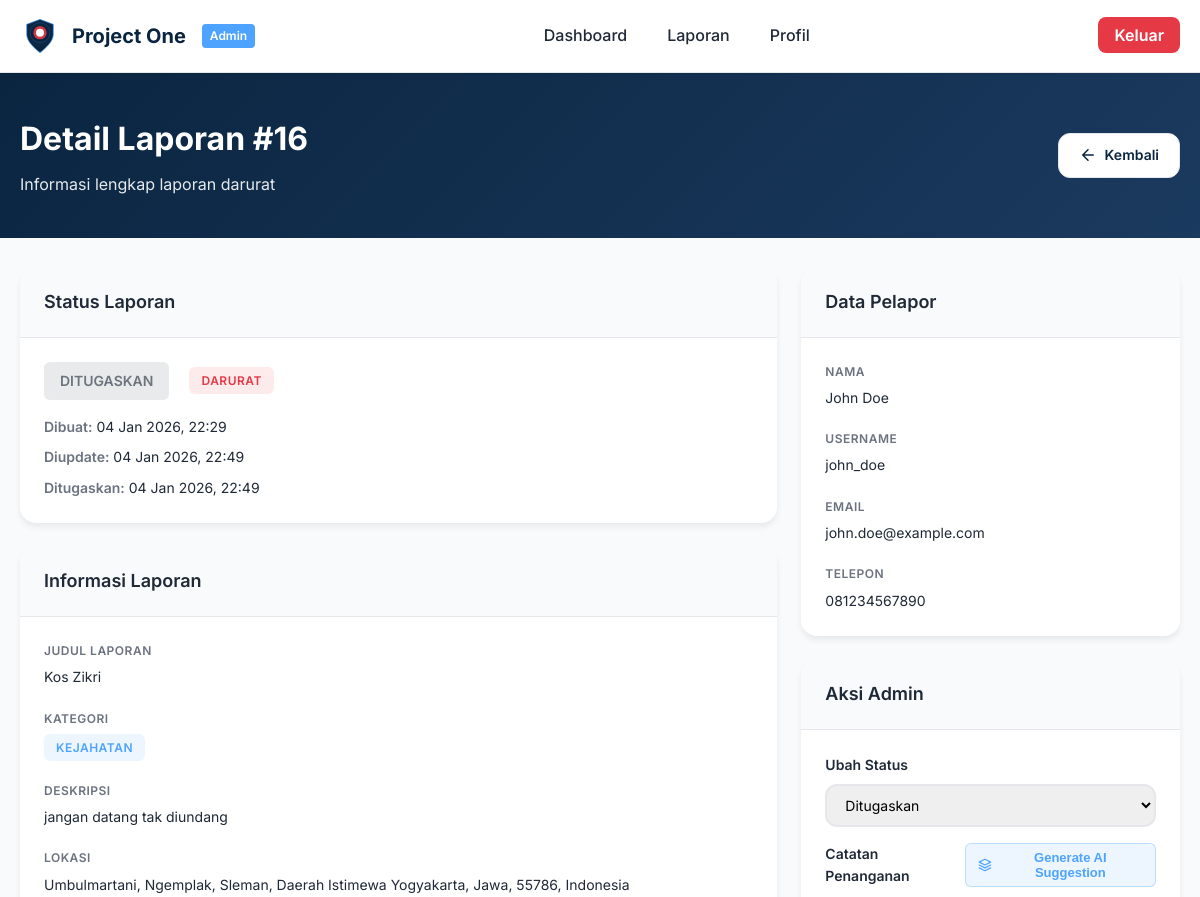
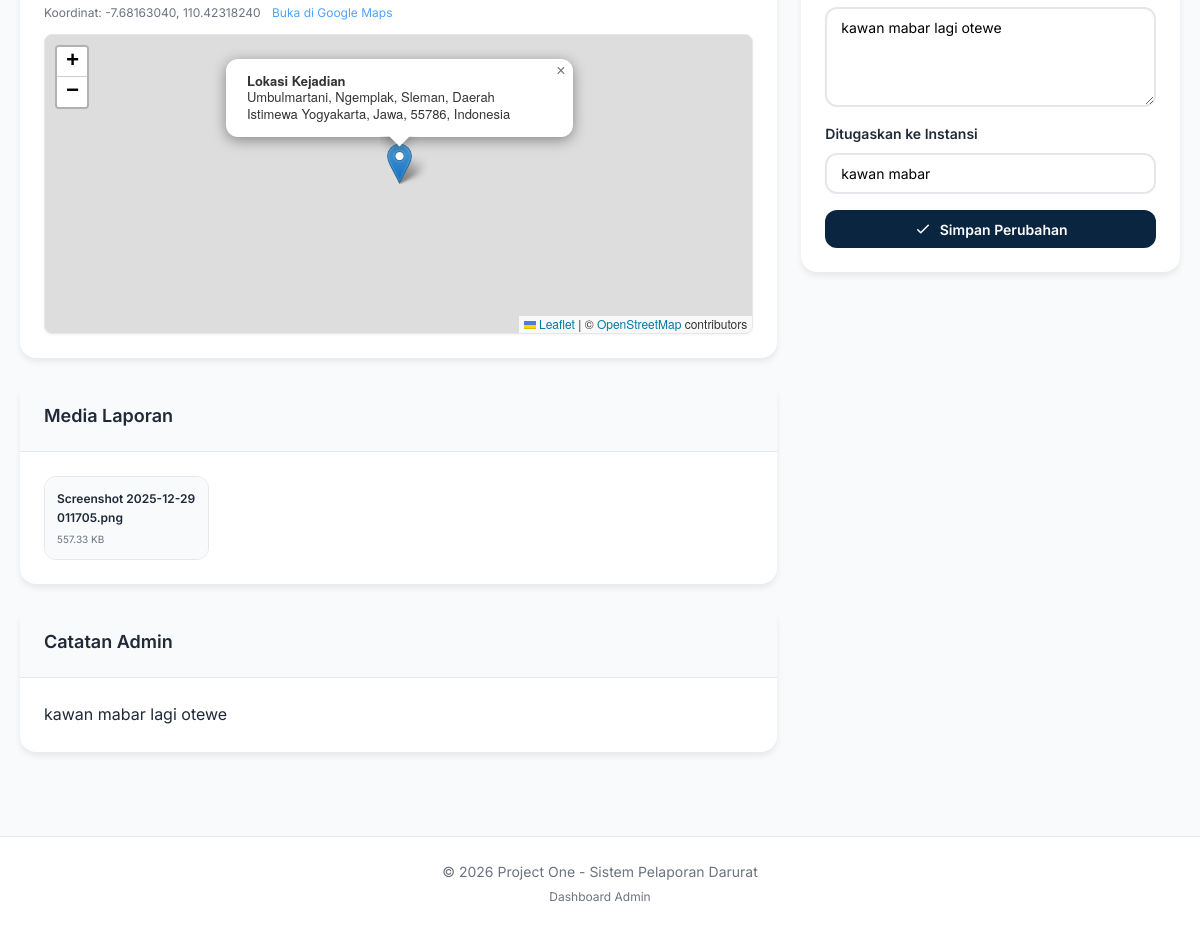
The page /backend/admin/laporan_detail.php?id=16 (signed in) on the database its author committed (2 pictures, top to bottom).
### tables this page shows
CREATE TABLE `reports` (
  `id` int(11) NOT NULL,
  `user_id` int(11) NOT NULL COMMENT 'ID pengguna yang membuat laporan',
  `title` varchar(200) NOT NULL COMMENT 'Judul laporan',
  `category` enum('kecelakaan','kebakaran','medis','kejahatan','bencana','lainnya') NOT NULL COMMENT 'Kategori kejadian',
  `description` text NOT NULL COMMENT 'Deskripsi lengkap kejadian',
  `location` varchar(255) NOT NULL COMMENT 'Lokasi kejadian (alamat)',
  `latitude` decimal(10,8) DEFAULT NULL COMMENT 'Koordinat latitude (untuk GPS)',
  `longitude` decimal(11,8) DEFAULT NULL COMMENT 'Koordinat longitude (untuk GPS)',
  `urgent` tinyint(1) DEFAULT 0 COMMENT 'Flag darurat (1=urgent, 0=normal)',
  `status` enum('pending','processing','dispatched','completed','cancelled') DEFAULT 'pending' COMMENT 'Status laporan',
  `admin_notes` text DEFAULT NULL COMMENT 'Catatan dari admin (dari sistem dispatch)',
  `dispatched_to` varchar(200) DEFAULT NULL COMMENT 'Instansi yang ditugaskan (dari sistem dispatch)',
  `dispatched_at` datetime DEFAULT NULL COMMENT 'Waktu dispatch ke instansi',
  `completed_at` datetime DEFAULT NULL COMMENT 'Waktu laporan selesai',
  `created_at` datetime DEFAULT current_timestamp() COMMENT 'Waktu pembuatan',
  `updated_at` datetime DEFAULT current_timestamp() ON UPDATE current_timestamp() COMMENT 'Waktu update terakhir'
);

CREATE TABLE `report_media` (
  `id` int(11) NOT NULL,
  `report_id` int(11) NOT NULL COMMENT 'ID laporan yang memiliki media ini',
  `file_path` varchar(500) NOT NULL COMMENT 'Path file di server',
  `file_type` varchar(50) DEFAULT NULL COMMENT 'Tipe file',
  `file_size` int(11) DEFAULT NULL COMMENT 'Ukuran file dalam bytes',
  `file_name` varchar(255) DEFAULT NULL COMMENT 'Nama file asli',
  `created_at` datetime DEFAULT current_timestamp() COMMENT 'Waktu upload'
);

CREATE TABLE `users` (
  `id` int(11) NOT NULL,
  `username` varchar(50) NOT NULL COMMENT 'Username untuk login',
  `email` varchar(100) NOT NULL COMMENT 'Email pengguna',
  `password` varchar(255) NOT NULL COMMENT 'Password ter-hash',
  `fullname` varchar(200) NOT NULL COMMENT 'Nama lengkap pengguna',
  `phone` varchar(20) DEFAULT NULL COMMENT 'Nomor telepon (opsional)',
  `status` enum('active','inactive','suspended') DEFAULT 'active' COMMENT 'Status akun pengguna',
  `google_id` varchar(100) DEFAULT NULL COMMENT 'Google OAuth ID',
  `remember_token` varchar(255) DEFAULT NULL COMMENT 'Token untuk remember me',
  `remember_expiry` int(11) DEFAULT NULL COMMENT 'Expiry timestamp untuk remember token',
  `last_login` datetime DEFAULT NULL COMMENT 'Waktu login terakhir',
  `created_at` datetime DEFAULT current_timestamp() COMMENT 'Waktu pembuatan',
  `updated_at` datetime DEFAULT current_timestamp() ON UPDATE current_timestamp() COMMENT 'Waktu update terakhir'
);

### backend/admin/laporan_detail.php (the view, shortened to what this page needs)
<?php
$report_id = isset($_GET['id']) ? (int)$_GET['id'] : 0;
$db = getDB();
$report = null;
$report_media = [];
try {
    $stmt = $db->prepare("
        SELECT r.*, u.username, u.fullname as user_fullname, u.email as user_email, u.phone as user_phone
        FROM reports r
        LEFT JOIN users u ON r.user_id = u.id
        WHERE r.id = :report_id
        LIMIT 1
    ");
    $stmt->execute(['report_id' => $report_id]);
    $report = $stmt->fetch();
    $stmt = $db->prepare("
        SELECT * FROM report_media
        WHERE report_id = :report_id
        ORDER BY created_at ASC
    ");
    $stmt->execute(['report_id' => $report_id]);
    $report_media = $stmt->fetchAll();
} catch (PDOException $e) {
    error_log("Laporan detail error: " . $e->getMessage());
    $error = "Terjadi kesalahan saat memuat data. Silakan coba lagi.";
}
$categories = [
    'kecelakaan' => 'Kecelakaan',
    'kebakaran' => 'Kebakaran',
    'medis' => 'Medis',
    'kejahatan' => 'Kejahatan',
    'bencana' => 'Bencana',
    'lainnya' => 'Lainnya'
];
$statuses = [
    'pending' => 'Menunggu',
    'processing' => 'Diproses',
    'dispatched' => 'Ditugaskan',
    'completed' => 'Selesai',
    'cancelled' => 'Dibatalkan'
];
?>
<!DOCTYPE html>
<html lang="id">
<head>
    <link rel="stylesheet" href="../../frontend/assets/css/admin-dashboard.css">
    <link rel="stylesheet" href="https://unpkg.com/leaflet@1.9.4/dist/leaflet.css" />
</head>
<body>
    <?php include '../partials/admin_navbar.php'; ?>
    <header class="page-header">
        <div class="container">
            <div class="header-content">
                <div>
                    <h1 class="page-title">Detail Laporan #<?php echo $report_id; ?></h1>
                    <p class="page-subtitle">Informasi lengkap laporan darurat</p>
                </div>
                <div class="header-actions">
                    <a href="laporan_list.php" class="btn btn-secondary">
                        <svg viewBox="0 0 24 24" fill="none" xmlns="http://www.w3.org/2000/svg">
                            <path d="M19 12H5M5 12L12 19M5 12L12 5" stroke="currentColor" stroke-width="2" stroke-linecap="round" stroke-linejoin="round"/>
                        </svg>
                        Kembali
                    </a>
                </div>
            </div>
        </div>
    </header>
    <main class="page-main">
        <div class="container">
            <div class="detail-grid">
                <div class="detail-main">
                    <div class="detail-card">
                        <div class="card-header">
                            <h2 class="card-title">Status Laporan</h2>
                        </div>
                        <div class="card-body">
                            <div class="status-display">
                                <span class="status-badge status-<?php echo strtolower($report['status']); ?> large">
                                    <?php echo $statuses[$report['status']] ?? 'Tidak Diketahui'; ?>
                                </span>
                                <?php if ($report['urgent']): ?>
                                    <span class="badge badge-urgent large">DARURAT</span>
                                <?php endif; ?>
                            </div>
                            <div class="status-info">
                                <p><strong>Dibuat:</strong> <?php echo date('d M Y, H:i', strtotime($report['created_at'])); ?></p>
                                <?php if ($report['updated_at'] && $report['updated_at'] != $report['created_at']): ?>
                                    <p><strong>Diupdate:</strong> <?php echo date('d M Y, H:i', strtotime($report['updated_at'])); ?></p>
                                <?php endif; ?>
                                <?php if ($report['dispatched_at']): ?>
                                    <p><strong>Ditugaskan:</strong> <?php echo date('d M Y, H:i', strtotime($report['dispatched_at'])); ?></p>
                                <?php endif; ?>
                            </div>
                        </div>
                    </div>
                    <div class="detail-card">
                        <div class="card-header">
                            <h2 class="card-title">Informasi Laporan</h2>
                        </div>
                        <div class="card-body">
                            <div class="info-row">
                                <label>Judul Laporan</label>
                                <p class="info-value"><?php echo htmlspecialchars($report['title']); ?></p>
                            </div>
                            <div class="info-row">
                                <label>Kategori</label>
                                <p class="info-value">
                                    <span class="badge badge-category">
                                        <?php echo $categories[$report['category']] ?? ucfirst($report['category']); ?>
                                    </span>
                                </p>
                            </div>
                            <div class="info-row">
                                <label>Deskripsi</label>
                                <p class="info-value"><?php echo nl2br(htmlspecialchars($report['description'])); ?></p>
                            </div>
                            <div class="info-row">
                                <label>Lokasi</label>
                                <p class="info-value"><?php echo htmlspecialchars($report['location']); ?></p>
                                <?php if ($report['latitude'] && $report['longitude']): ?>
                                    <p class="info-subvalue">
                                        Koordinat: <?php echo $report['latitude']; ?>, <?php echo $report['longitude']; ?>
                                        <a href="https://www.google.com/maps?q=<?php echo $report['latitude']; ?>,<?php echo $report['longitude']; ?>" target="_blank" class="map-link">
                                            Buka di Google Maps
                                        </a>
                                    </p>
                                    <div class="location-map-container">
                                        <div id="reportMap" style="width: 100%; height: 300px; border-radius: 8px; margin-top: 12px;"></div>
                                    </div>
                                <?php endif; ?>
                            </div>
                        </div>
                    </div>
                    <?php if (!empty($report_media)): ?>
                        <div class="detail-card">
                            <div class="card-header">
                                <h2 class="card-title">Media Laporan</h2>
                            </div>
                            <div class="card-body">
                                <div class="media-grid">
                                    <?php foreach ($report_media as $media): ?>
                                        <div class="media-item">
                                            <div class="media-info">
                                                <p class="media-name"><?php echo htmlspecialchars($media['file_name'] ?? 'Gambar'); ?></p>
                                                <?php if ($media['file_size']): ?>
                                                    <p class="media-size"><?php echo number_format($media['file_size'] / 1024, 2); ?> KB</p>
                                                <?php endif; ?>
                                            </div>
                                        </div>
                                    <?php endforeach; ?>
                                </div>
                            </div>
                        </div>
                    <?php endif; ?>
                    <?php if ($report['admin_notes']): ?>
                        <div class="detail-card">
                            <div class="card-header">
                                <h2 class="card-title">Catatan Admin</h2>
                            </div>
                            <div class="card-body">
                                <p><?php echo nl2br(htmlspecialchars($report['admin_notes'])); ?></p>
                            </div>
                        </div>
                    <?php endif; ?>
                </div>
                <div class="detail-sidebar">
                    <div class="detail-card">
                        <div class="card-header">
                            <h2 class="card-title">Data Pelapor</h2>
                        </div>
                        <div class="card-body">
                            <div class="info-row">
                                <label>Nama</label>
                                <p class="info-value"><?php echo htmlspecialchars($report['user_fullname'] ?? $report['username']); ?></p>
                            </div>
                            <div class="info-row">
                                <label>Username</label>
                                <p class="info-value"><?php echo htmlspecialchars($report['username']); ?></p>
                            </div>
                            <div class="info-row">
                                <label>Email</label>
                                <p class="info-value"><?php echo htmlspecialchars($report['user_email'] ?? '-'); ?></p>
                            </div>
                            <?php if ($report['user_phone']): ?>
                                <div class="info-row">
                                    <label>Telepon</label>
                                    <p class="info-value"><?php echo htmlspecialchars($report['user_phone']); ?></p>
                                </div>
                            <?php endif; ?>
                        </div>
                    </div>
                    <div class="detail-card">
                        <div class="card-header">
                            <h2 class="card-title">Aksi Admin</h2>
                        </div>
                        <div class="card-body">
                            <form action="proses_laporan.php" method="POST" class="action-form">
                                <div class="form-group">
                                    <label for="status">Ubah Status</label>
                                    <select id="status" name="status" class="form-select" required>
                                        <option value="dispatched" <?php echo $report['status'] === 'dispatched' ? 'selected' : ''; ?>>Ditugaskan</option>
                                    </select>
                                </div>
                                <div class="form-group">
                                    <div style="display: flex; align-items: center; justify-content: space-between; margin-bottom: 8px;">
                                        <label for="admin_notes">Catatan Penanganan</label>
                                        <button type="button" id="generateAISuggestionBtn" class="btn-ai-suggestion" style="display: inline-flex; align-items: center; gap: 6px; padding: 6px 12px; background: rgba(77, 163, 255, 0.1); color: #4DA3FF; border: 1px solid rgba(77, 163, 255, 0.3); border-radius: 6px; font-size: 0.8125rem; font-weight: 600; cursor: pointer; transition: all 0.3s ease;">
                                            Generate AI Suggestion
                                        </button>
                                    </div>
                                    <textarea
                                        id="admin_notes"
                                        name="admin_notes"
                                        class="form-textarea"
                                        rows="4"
                                        placeholder="Tambahkan catatan penanganan laporan ini..."
                                    ><?php echo htmlspecialchars($report['admin_notes'] ?? ''); ?></textarea>
                                </div>
                                <div class="form-group">
                                    <label for="dispatched_to">Ditugaskan ke Instansi</label>
                                    <input
                                        type="text"
                                        id="dispatched_to"
                                        name="dispatched_to"
                                        class="form-input"
                                        placeholder="Nama instansi yang ditugaskan..."
                                        value="<?php echo htmlspecialchars($report['dispatched_to'] ?? ''); ?>"
                                    >
                                </div>
                                <button type="submit" class="btn btn-primary btn-block">
                                    <svg viewBox="0 0 24 24" fill="none" xmlns="http://www.w3.org/2000/svg">
                                        <path d="M5 13L9 17L19 7" stroke="currentColor" stroke-width="2" stroke-linecap="round" stroke-linejoin="round"/>
                                    </svg>
                                    Simpan Perubahan
                                </button>
                            </form>
                        </div>
                    </div>
                </div>
            </div>
        </div>
    </main>
    <?php include '../partials/admin_footer.php'; ?>
</body>
</html>

### rows shown on the page
reports: status "DITUGASKAN", created_at "04 Jan 2026, 22:29", updated_at "04 Jan 2026, 22:49", dispatched_at "04 Jan 2026, 22:49", title "Kos Zikri", category "KEJAHATAN", description "jangan datang tak diundang", location "Umbulmartani, Ngemplak, Sleman, Daerah Istimewa Yogyakarta, Jawa, 55786, Indonesia", latitude "-7.68163040", longitude "110.42318240", admin_notes "kawan mabar lagi otewe", user.fullname "John Doe", user.username "john_doe", user.email "john.doe@example.com", user.phone "081234567890", status "Ditugaskan", dispatched_to "kawan mabar"
report_media: file_name "Screenshot 2025-12-29 011705.png", $media['file_size']/1024 "557.33"

### other values the page prints
$report_id "16"
